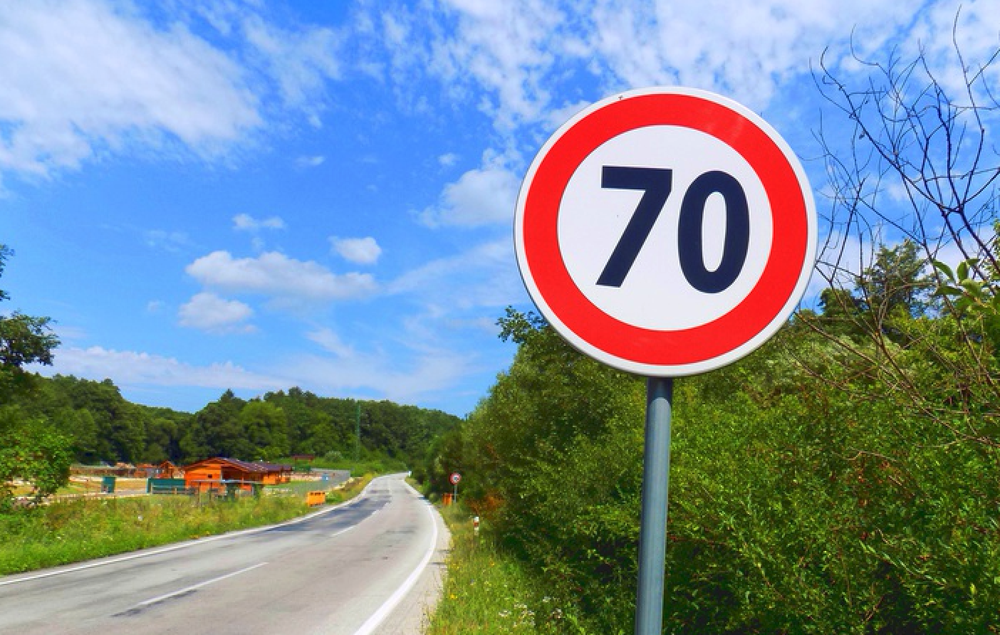
//> input picture Tutorial/Cpp_Code/DLIP_Tutorial_Edge_Line_Circle_Detection/Image/TrafficSign1.png, 1000 x 635 px, shrunk from 1404 x 892 before the run
$ ./Hough_Circle_Demo_Student   (built with g++ and OpenCV 4)
//> lines starting //> are read from the running program, lines starting //| are printed output that depends on the picture; after the words box and inside, x2 and y2 are one past the last pixel; in counts of white or black regions, pixels touching at a corner belong together
#include <opencv2/opencv.hpp>
using namespace cv;
using namespace std;

int main(int argc, char** argv)
{
	Mat src, gray;

	String filename[2] = { "TrafficSign1.png", "eyepupil.png" };
	//String filename = "eyepupil.png";
	/* Read the image */

	for (int i = 0; i < 2; i++) {

		src = imread("../../../Image/" + filename[i], 1);
//> src is the input picture: 635 rows x 1000 cols, CV_8UC3; mean B, G, R 151, 140.2, 121.6

		if (!src.data)
		{
			printf(" Error opening image\n");
			return -1;
		}

		cvtColor(src, gray, COLOR_BGR2GRAY);
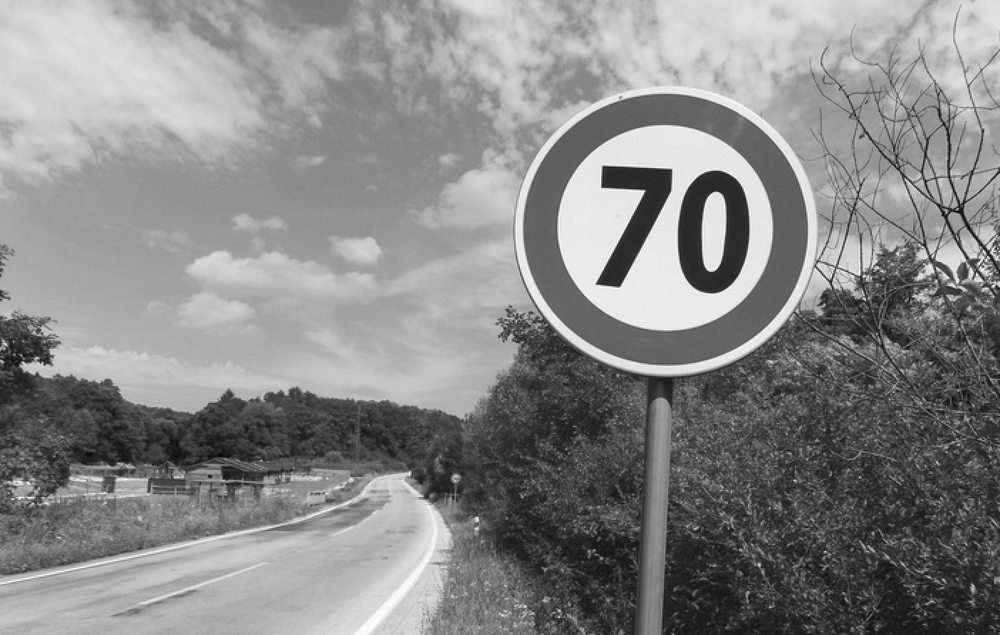
//> gray: 635 rows x 1000 cols, CV_8UC1; min 2, max 255, mean 135.9

		/* smooth it, otherwise a lot of false circles may be detected */
		//GaussianBlur(gray, gray, Size(3, 3), 1, 1);
		//blur(gray, gray, Size(3, 3));

		vector<Vec3f> circles;
		HoughCircles(gray, circles, HOUGH_GRADIENT, 2, gray.cols, 200, 100, gray.cols / 20, gray.rows / 4);
//> circles = 1 circle (x, y, radius): [851, 469, 132.6]
		for (size_t i = 0; i < circles.size(); i++)
		{
			Point center(cvRound(circles[i][0]), cvRound(circles[i][1]));
			int radius = cvRound(circles[i][2]);

			/* draw the circle center */
			circle(src, center, 3, Scalar(0, 255, 0), -1, 8, 0);

			/* draw the circle outline */
			circle(src, center, radius, Scalar(0, 0, 255), 3, 8, 0);
			cout << "detect" << endl;
		}
//> this loop made 1 pass
//> (center, radius) on pass 1: (Point(851, 469), 133)
//| detect
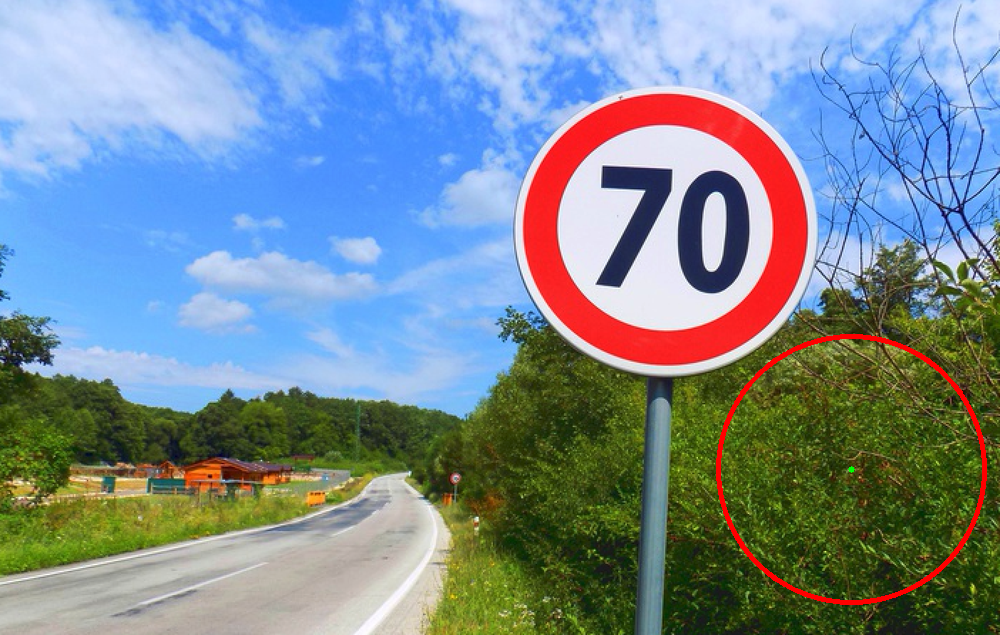
//> src: 635 rows x 1000 cols, CV_8UC3; 0.66% of pixels changed, all inside (x1, y1, x2, y2) = (716, 334, 987, 605)

		namedWindow(filename[i], 1);
		imshow(filename[i], src);
	}
//> pass 2 of the loop `for (int i = 0; i < 2; i++)`:
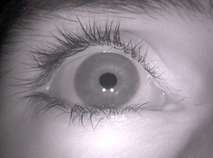
//> input picture Tutorial/Cpp_Code/DLIP_Tutorial_Edge_Line_Circle_Detection/Image/eyepupil.png, 213 x 158 px, shrunk from 299 x 222 before the run
//> src is the input picture: 158 rows x 213 cols, CV_8UC3; mean B, G, R 148.2, 140.6, 148.8
//> gray: 158 rows x 213 cols, CV_8UC1
//> circles = 1 circle (x, y, radius): [109, 79, 37.8]
//> the loop `for (size_t i = 0; i < circles.size(); i++)` made 1 pass
//> (center, radius) on pass 1: (Point(109, 79), 38)
//> (printed output is left out)
//> after the loop `for (size_t i = 0; i < circles.size(); i++)`:
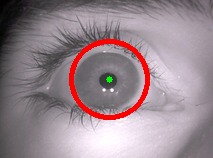
//> src: 158 rows x 213 cols, CV_8UC3; 3.65% of pixels changed, all inside (x1, y1, x2, y2) = (69, 39, 150, 120)
	/* Wait and Exit */
	waitKey();
	return 0;
}
